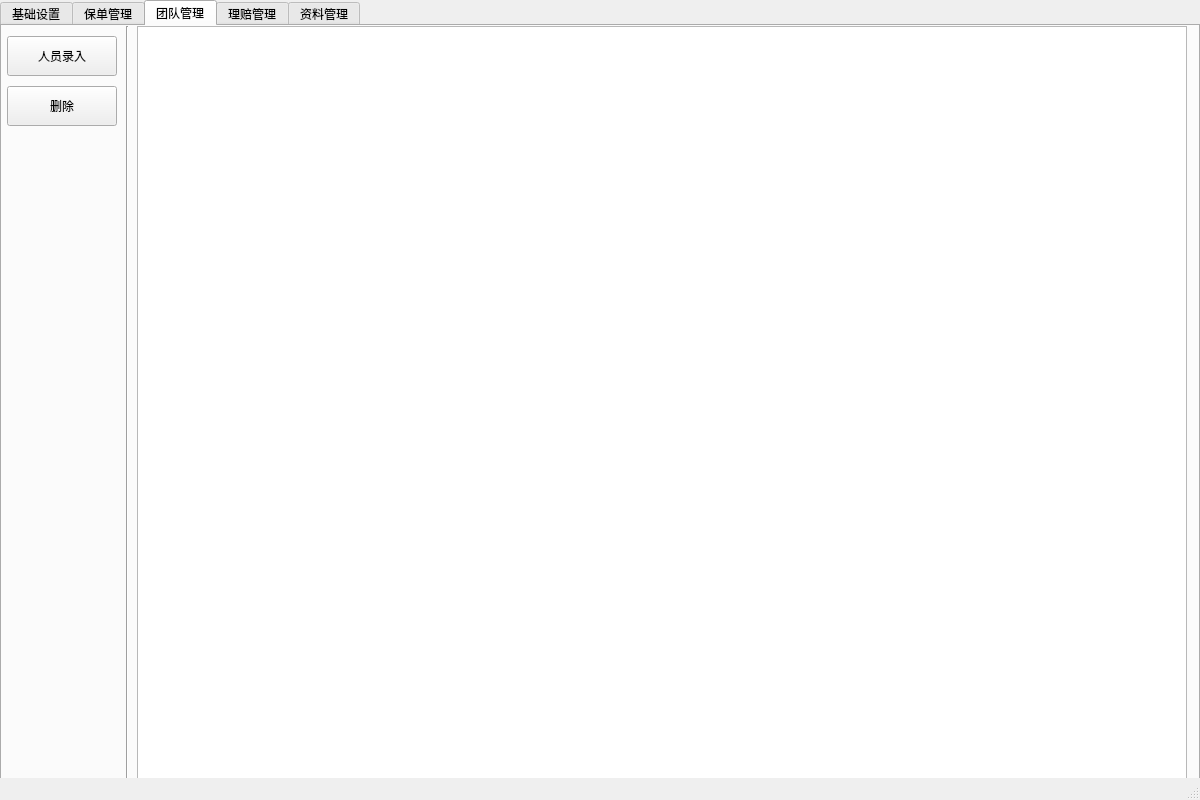
<?xml version="1.0" encoding="UTF-8"?>
<ui version="4.0">
 <class>AutoInsuranceSystemClass</class>
 <widget class="QMainWindow" name="AutoInsuranceSystemClass">
  <property name="enabled">
   <bool>true</bool>
  </property>
  <property name="geometry">
   <rect>
    <x>0</x>
    <y>0</y>
    <width>1200</width>
    <height>800</height>
   </rect>
  </property>
  <property name="sizePolicy">
   <sizepolicy hsizetype="Fixed" vsizetype="Fixed">
    <horstretch>0</horstretch>
    <verstretch>0</verstretch>
   </sizepolicy>
  </property>
  <property name="windowTitle">
   <string>AutoInsuranceSystem</string>
  </property>
  <widget class="QWidget" name="centralWidget">
   <widget class="QTabWidget" name="tabWidget">
    <property name="geometry">
     <rect>
      <x>0</x>
      <y>0</y>
      <width>1200</width>
      <height>800</height>
     </rect>
    </property>
    <property name="currentIndex">
     <number>2</number>
    </property>
    <widget class="QWidget" name="tab_2">
     <attribute name="title">
      <string>基础设置</string>
     </attribute>
     <widget class="Line" name="line_2">
      <property name="geometry">
       <rect>
        <x>120</x>
        <y>0</y>
        <width>10</width>
        <height>800</height>
       </rect>
      </property>
      <property name="orientation">
       <enum>Qt::Vertical</enum>
      </property>
     </widget>
     <widget class="QPushButton" name="CompanyEntry">
      <property name="geometry">
       <rect>
        <x>5</x>
        <y>10</y>
        <width>110</width>
        <height>40</height>
       </rect>
      </property>
      <property name="text">
       <string>公司录入</string>
      </property>
     </widget>
     <widget class="QTableView" name="CompanyTableView">
      <property name="geometry">
       <rect>
        <x>135</x>
        <y>0</y>
        <width>1050</width>
        <height>800</height>
       </rect>
      </property>
      <property name="styleSheet">
       <string notr="true"/>
      </property>
      <property name="editTriggers">
       <set>QAbstractItemView::AnyKeyPressed|QAbstractItemView::DoubleClicked|QAbstractItemView::EditKeyPressed</set>
      </property>
      <property name="selectionMode">
       <enum>QAbstractItemView::SingleSelection</enum>
      </property>
      <property name="showGrid">
       <bool>true</bool>
      </property>
      <property name="gridStyle">
       <enum>Qt::SolidLine</enum>
      </property>
     </widget>
     <widget class="QPushButton" name="CompanyDelete">
      <property name="geometry">
       <rect>
        <x>5</x>
        <y>60</y>
        <width>110</width>
        <height>40</height>
       </rect>
      </property>
      <property name="text">
       <string>删除</string>
      </property>
     </widget>
    </widget>
    <widget class="QWidget" name="tab">
     <attribute name="title">
      <string>保单管理</string>
     </attribute>
     <widget class="Line" name="line">
      <property name="geometry">
       <rect>
        <x>120</x>
        <y>0</y>
        <width>10</width>
        <height>800</height>
       </rect>
      </property>
      <property name="orientation">
       <enum>Qt::Vertical</enum>
      </property>
     </widget>
     <widget class="QPushButton" name="Insured">
      <property name="geometry">
       <rect>
        <x>5</x>
        <y>10</y>
        <width>110</width>
        <height>40</height>
       </rect>
      </property>
      <property name="text">
       <string>车险录入</string>
      </property>
     </widget>
     <widget class="QTableView" name="InsuredTableView">
      <property name="geometry">
       <rect>
        <x>135</x>
        <y>0</y>
        <width>1050</width>
        <height>800</height>
       </rect>
      </property>
      <property name="styleSheet">
       <string notr="true"/>
      </property>
      <property name="editTriggers">
       <set>QAbstractItemView::AnyKeyPressed|QAbstractItemView::DoubleClicked|QAbstractItemView::EditKeyPressed</set>
      </property>
      <property name="selectionMode">
       <enum>QAbstractItemView::SingleSelection</enum>
      </property>
      <property name="showGrid">
       <bool>true</bool>
      </property>
      <property name="gridStyle">
       <enum>Qt::SolidLine</enum>
      </property>
     </widget>
     <zorder>Insured</zorder>
     <zorder>line</zorder>
     <zorder>InsuredTableView</zorder>
    </widget>
    <widget class="QWidget" name="tab_3">
     <attribute name="title">
      <string>团队管理</string>
     </attribute>
     <widget class="Line" name="line_3">
      <property name="geometry">
       <rect>
        <x>120</x>
        <y>0</y>
        <width>10</width>
        <height>800</height>
       </rect>
      </property>
      <property name="orientation">
       <enum>Qt::Vertical</enum>
      </property>
     </widget>
     <widget class="QPushButton" name="PersonnelEntry">
      <property name="geometry">
       <rect>
        <x>5</x>
        <y>10</y>
        <width>110</width>
        <height>40</height>
       </rect>
      </property>
      <property name="text">
       <string>人员录入</string>
      </property>
     </widget>
     <widget class="QTableView" name="PersonnelTableView">
      <property name="geometry">
       <rect>
        <x>135</x>
        <y>0</y>
        <width>1050</width>
        <height>800</height>
       </rect>
      </property>
      <property name="styleSheet">
       <string notr="true"/>
      </property>
      <property name="editTriggers">
       <set>QAbstractItemView::AnyKeyPressed|QAbstractItemView::DoubleClicked|QAbstractItemView::EditKeyPressed</set>
      </property>
      <property name="selectionMode">
       <enum>QAbstractItemView::SingleSelection</enum>
      </property>
      <property name="showGrid">
       <bool>true</bool>
      </property>
      <property name="gridStyle">
       <enum>Qt::SolidLine</enum>
      </property>
     </widget>
     <widget class="QPushButton" name="PersonnelDelete">
      <property name="geometry">
       <rect>
        <x>5</x>
        <y>60</y>
        <width>110</width>
        <height>40</height>
       </rect>
      </property>
      <property name="text">
       <string>删除</string>
      </property>
     </widget>
    </widget>
    <widget class="QWidget" name="tab_4">
     <attribute name="title">
      <string>理赔管理</string>
     </attribute>
     <widget class="Line" name="line_4">
      <property name="geometry">
       <rect>
        <x>120</x>
        <y>0</y>
        <width>10</width>
        <height>800</height>
       </rect>
      </property>
      <property name="orientation">
       <enum>Qt::Vertical</enum>
      </property>
     </widget>
     <widget class="QPushButton" name="ClaimEntry">
      <property name="geometry">
       <rect>
        <x>5</x>
        <y>10</y>
        <width>110</width>
        <height>40</height>
       </rect>
      </property>
      <property name="text">
       <string>理赔录入</string>
      </property>
     </widget>
     <widget class="QTableView" name="ClaimTableView">
      <property name="geometry">
       <rect>
        <x>135</x>
        <y>0</y>
        <width>1050</width>
        <height>800</height>
       </rect>
      </property>
      <property name="styleSheet">
       <string notr="true"/>
      </property>
      <property name="editTriggers">
       <set>QAbstractItemView::AnyKeyPressed|QAbstractItemView::DoubleClicked|QAbstractItemView::EditKeyPressed</set>
      </property>
      <property name="selectionMode">
       <enum>QAbstractItemView::SingleSelection</enum>
      </property>
      <property name="showGrid">
       <bool>true</bool>
      </property>
      <property name="gridStyle">
       <enum>Qt::SolidLine</enum>
      </property>
     </widget>
    </widget>
    <widget class="QWidget" name="tab_5">
     <attribute name="title">
      <string>资料管理</string>
     </attribute>
    </widget>
   </widget>
  </widget>
  <widget class="QStatusBar" name="statusBar"/>
 </widget>
 <layoutdefault spacing="6" margin="11"/>
 <resources>
  <include location="AutoInsuranceSystem.qrc"/>
 </resources>
 <connections/>
</ui>
